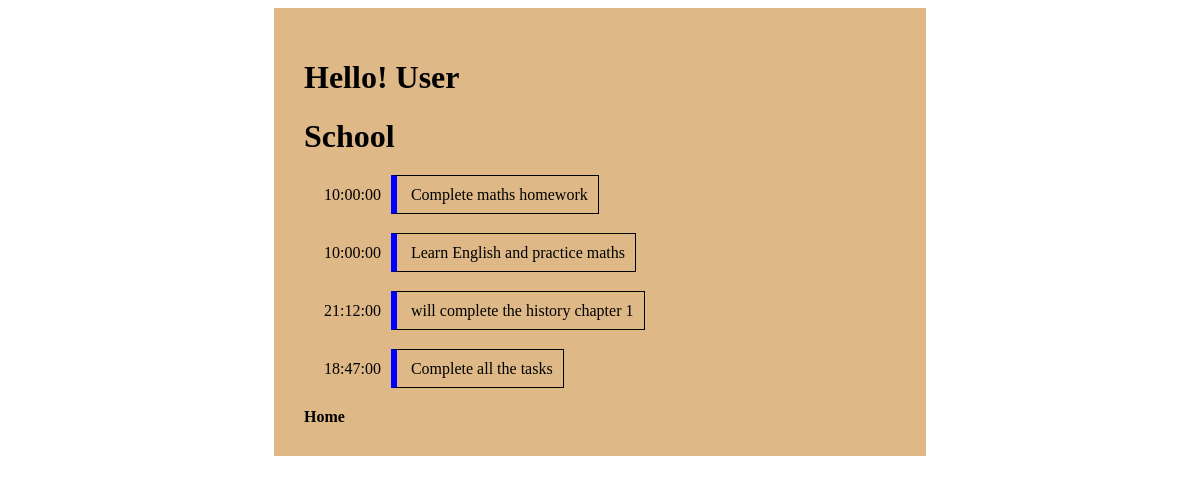
Screenshot of /category.php?id=3 with the database file from the repository.
### tables this page shows
CREATE TABLE `tbl1` (
  `id` int(11) NOT NULL,
  `category` varchar(150) NOT NULL
);

CREATE TABLE `tbl2` (
  `id` int(11) NOT NULL,
  `checks` tinyint(1) DEFAULT NULL,
  `task` varchar(300) DEFAULT NULL,
  `tm` time DEFAULT NULL,
  `dt` date DEFAULT NULL,
  `category` varchar(150) DEFAULT NULL
);

### category.php (the view, shortened to what this page needs)
<!DOCTYPE html>
<html lang="en">
<head>
    <link rel="stylesheet" href="style.css">
</head>
<body>
<div class="main">
<h1>Hello! User</h1>
    <?php
    $id=$_GET['id'];
    include 'connect.php';
    $sql="select category from tbl1 where id='$id'";
    $res=$conn->query($sql);
    if($res->num_rows>0){
        while($rows=$res->fetch_assoc()){
            $cat=$rows['category'];
            echo "<h1>$cat</h1>";
            $sql1="select * from tbl2 where category='$cat'";
            $res1=$conn->query($sql1);
            if($res1->num_rows>0){
                ?>
                <div class='days'>
                    <?php
                while($rows1=$res1->fetch_assoc()){
                    echo "<div><span>".$rows1['tm']."</span>";
                    echo "<span class='box'> ".$rows1['task']."</span></div>";
                }
                echo "</div>";
            }
        } }
    ?>
   <div class="back"> <a href="home.php">Home</a></div>
    </div>
</body>
</html>

### style.css (style rules this page uses)
.days>div { padding:10px; margin:20px 10px; }
.box { margin:0 10px; padding:10px; border:1px solid black; border-left:6px solid blue; }
a { color:black; font-weight: 700; text-decoration: none; }
.main { background-color: burlywood; width:50%; padding:30px; margin:auto; }

### rows the page displays
tbl1: category "School"
tbl2: tm "10:00:00", task "Complete maths homework"
tbl2: tm "10:00:00", task "Learn English and practice maths"
tbl2: tm "21:12:00", task "will complete the history chapter 1"
tbl2: tm "18:47:00", task "Complete all the tasks"
